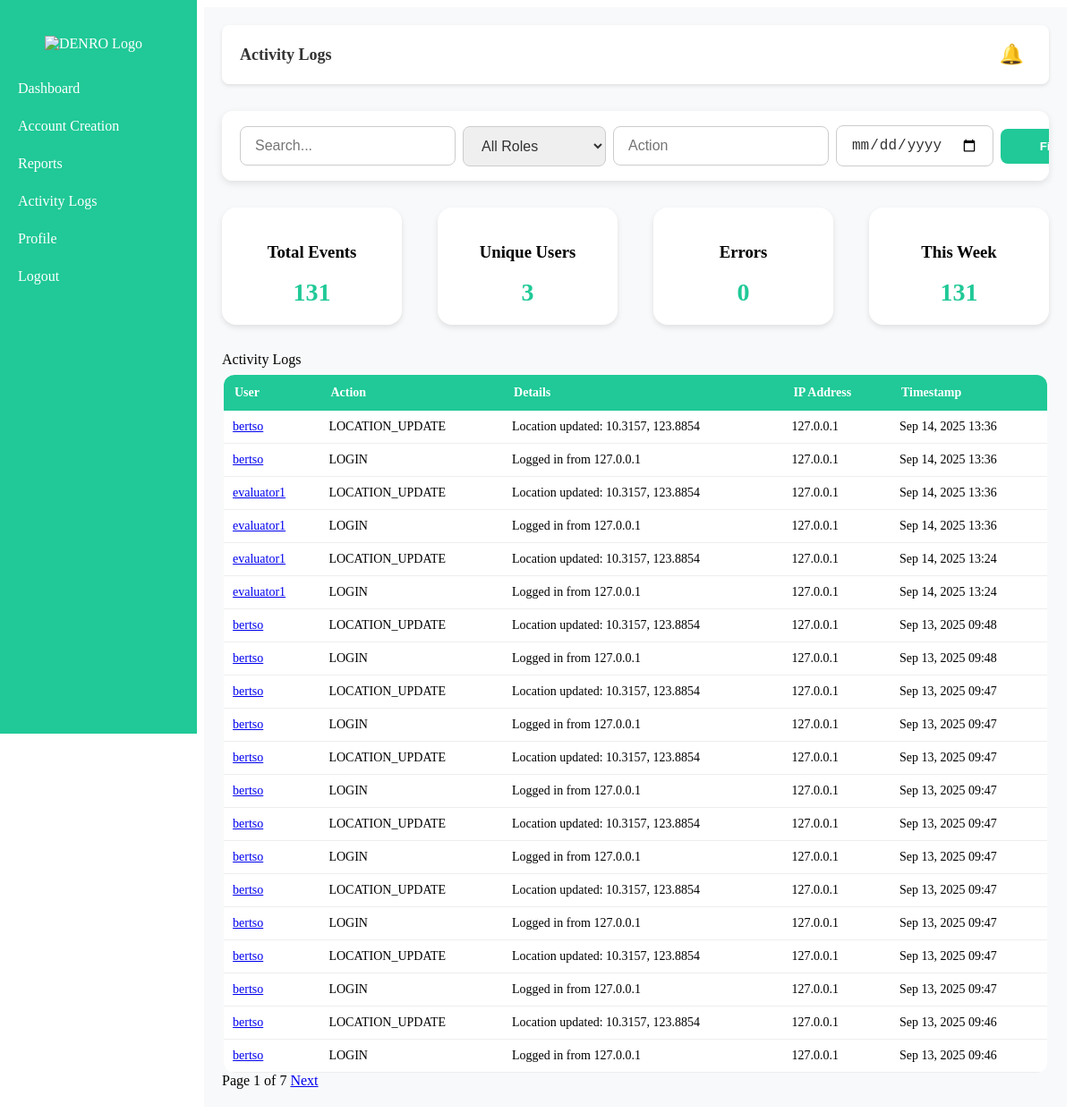
The page /penro/activity-logs/ (signed in) on the database as committed earlier.
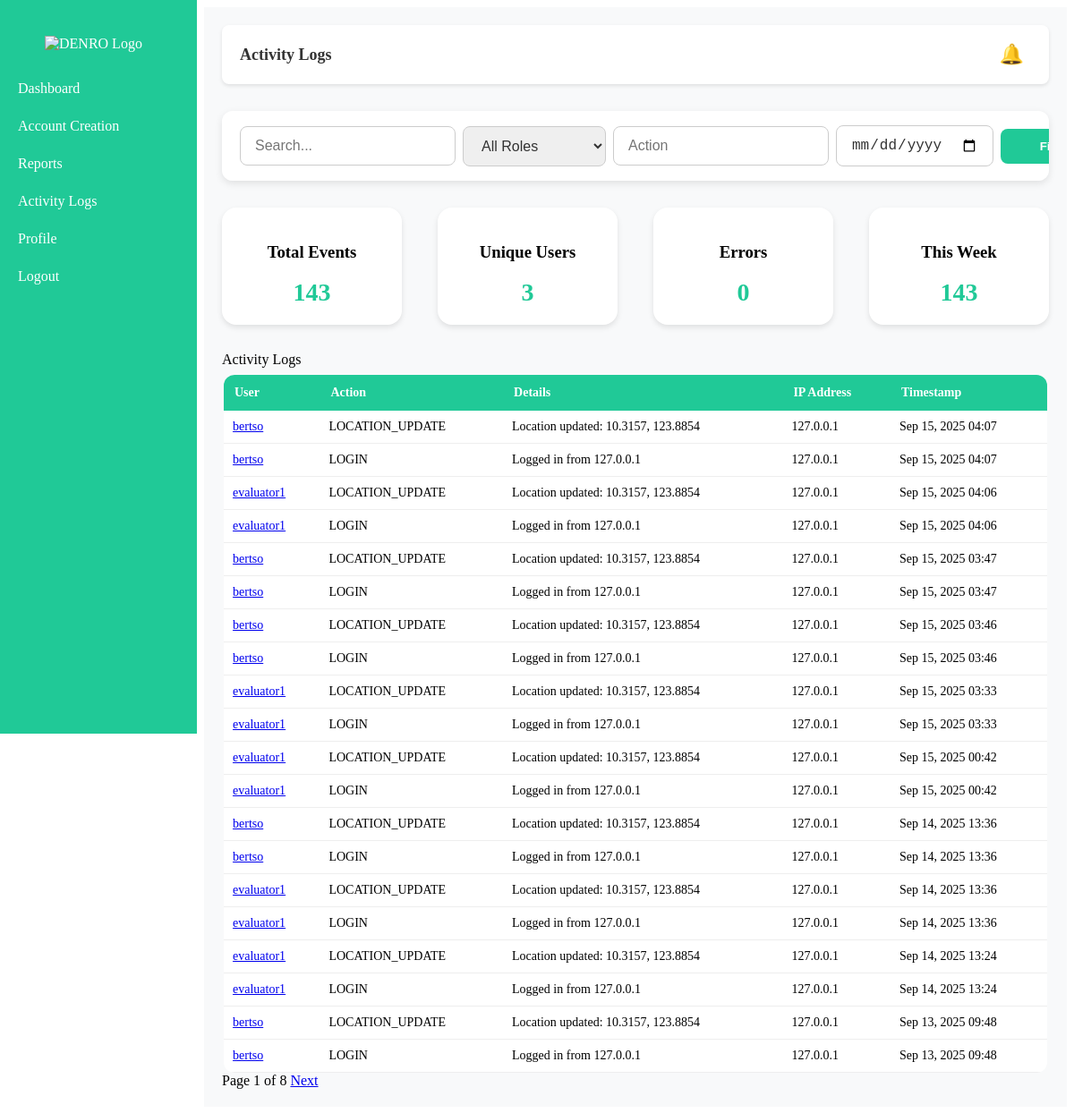
The same page on the database as committed later.
### DENRO/models.py (models this page shows, shortened)
class ActivityLog(models.Model):
    user        = models.ForeignKey(
        settings.AUTH_USER_MODEL,              # ✅ use the string via settings
        on_delete=models.SET_NULL,
        null=True, blank=True,
        related_name="activity_logs",
    )
    action      = models.CharField(max_length=16, choices=ActivityAction.choices)
    details     = models.TextField(blank=True, null=True)
    ip_address  = models.GenericIPAddressField(blank=True, null=True)
    created_at  = models.DateTimeField(auto_now_add=True)
    class Meta:
        ordering = ["-created_at"]
        indexes = [
            models.Index(fields=["-created_at"]),
            models.Index(fields=["action"]),
            models.Index(fields=["user"]),
        ]

class User(AbstractUser):
    class RoleChoices(models.TextChoices):
        SUPER_ADMIN = "SUPER_ADMIN", "Super Admin"
        ADMIN = "ADMIN", "Admin"
        PENRO = "PENRO", "PENRO"
        CENRO = "CENRO", "CENRO"
        EVALUATOR = "EVALUATOR", "Evaluator"
    email = models.EmailField()
    role = models.CharField(
        max_length=20, choices=RoleChoices.choices, default=RoleChoices.ADMIN
    )
    is_approved = models.BooleanField(default=False)
    is_rejected = models.BooleanField(default=False)
    is_deactivated = models.BooleanField(default=False)
    gender = models.CharField(max_length=10, choices=[('Male', 'Male'), ('Female', 'Female')], blank=True, null=True)
    phone_number = models.CharField(max_length=20, blank=True, null=True)
    region = models.CharField(max_length=100, blank=True, null=True)
    profile_pic = models.CharField(max_length=255, blank=True, null=True)
    id_number = models.CharField(max_length=50, blank=True, null=True, unique=True)

### DENRO/views.py (the view)
# urls.py: path("penro/activity-logs/", views.penro_activity_logs, name="penro_activity_logs"),
@login_required
def penro_activity_logs(request):
    notifications, unread_count = get_unread_notifications(request)
    logs_qs = ActivityLog.objects.filter(user__role__in=['CENRO', 'EVALUATOR']).select_related("user").order_by("-created_at")
    q = request.GET.get("q")
    role = request.GET.get("role")
    action = request.GET.get("action")
    dfrom = request.GET.get("from")
    dto = request.GET.get("to")
    if q:
        logs_qs = logs_qs.filter(
            Q(user__username__icontains=q) | Q(details__icontains=q) | Q(action__icontains=q)
        )
    if role:
        logs_qs = logs_qs.filter(user__role=role)
    if action:
        logs_qs = logs_qs.filter(action=action)
    if dfrom:
        logs_qs = logs_qs.filter(created_at__date__gte=dfrom)
    if dto:
        logs_qs = logs_qs.filter(created_at__date__lte=dto)
    paginator = Paginator(logs_qs, 20)
    page_obj = paginator.get_page(request.GET.get("page") or 1)
    metrics = {
        "total_events": logs_qs.count(),
        "unique_users": logs_qs.values("user_id").distinct().count(),
        "errors": logs_qs.filter(action="ERROR").count(),
        "this_week": logs_qs.filter(created_at__gte=now() - timedelta(days=7)).count(),
    }
    total_events_breakdown = dict(logs_qs.values_list("action").annotate(c=Count("id")))
    unique_user_ids = logs_qs.values("user_id").distinct()
    unique_users_breakdown = dict(
        logs_qs.filter(user_id__in=[u["user_id"] for u in unique_user_ids])
        .values_list("action")
        .annotate(c=Count("id"))
    )
    errors_breakdown = dict(
        logs_qs.filter(action="ERROR").values_list("details").annotate(c=Count("id"))
    )
    this_week_qs = logs_qs.filter(created_at__gte=now() - timedelta(days=7))
    this_week_breakdown = dict(this_week_qs.values_list("action").annotate(c=Count("id")))
    context = {
        "logs": page_obj.object_list,
        "page_obj": page_obj,
        "metrics": metrics,
        "action_counts_json": json.dumps(total_events_breakdown),
        "popup_data": {
            "total_events": total_events_breakdown,
            "unique_users": unique_users_breakdown,
            "errors": errors_breakdown,
            "this_week": this_week_breakdown,
        },
        "notifications": notifications,
        "unread_count": unread_count,
    }
    return render(request, "PENRO/PENRO_activitylogs.html", context)

### DENRO/context_processors.py (called while the page is built)
def _normalize_role(raw: Any) -> str:
    if raw is None:
        return ""
    text = str(raw).upper()
    return re.sub(r"[^A-Z]", "", text)

### DENRO/views.py (called while the page is built)
def get_unread_notifications(request):
    notifications = Notification.objects.filter(user=request.user, is_read=False).order_by("-created_at")
    return notifications, notifications.count()

### DENRO/templates/PENRO/PENRO_activitylogs.html (shortened to what this page needs)
{% load static %}
<!DOCTYPE html>
<html lang="en">
<head>
    <link rel="stylesheet" href="{% static 'styles/dashboard.css' %}">
    <link rel="stylesheet" href="{% static 'styles/sidebar.css' %}">
</head>
<body>
    {% include 'includes/sidenav/sidenav_penro.html' %}
    <div class="content">
        <div class="top-bar">
            <h2>Activity Logs</h2>
            <div class="notification">
                <button id="notifBtn" class="bell-btn">
                    🔔
                </button>
            </div>
        </div>
        <div class="filters">
            <form method="get">
                <input type="text" name="q" placeholder="Search..." value="{{ request.GET.q }}">
                <select name="role">
                    <option value="">All Roles</option>
                </select>
                <input type="text" name="action" placeholder="Action" value="{{ request.GET.action }}">
                <input type="date" name="from" value="{{ request.GET.from }}">
                <button type="submit">Filter</button>
            </form>
        </div>
        <div class="cards">
            <div class="card"><h3>Total Events</h3><p>{{ metrics.total_events }}</p></div>
            <div class="card"><h3>Unique Users</h3><p>{{ metrics.unique_users }}</p></div>
            <div class="card"><h3>Errors</h3><p>{{ metrics.errors }}</p></div>
            <div class="card"><h3>This Week</h3><p>{{ metrics.this_week }}</p></div>
        </div>
        <div class="section-title">Activity Logs</div>
        <div class="table-wrap">
            <table>
                <thead>
                    <tr>
                        <th>User</th>
                        <th>Action</th>
                        <th>Details</th>
                        <th>IP Address</th>
                        <th>Timestamp</th>
                    </tr>
                </thead>
                <tbody>
                    {% for log in logs %}
                    <tr>
                        <td>
                            <a href="#" class="user-link" data-user-id="{{ log.user.id }}">
                                {{ log.user.username }}
                            </a>
                        </td>
                        <td>{{ log.action }}</td>
                        <td>{{ log.details }}</td>
                        <td>{{ log.ip_address }}</td>
                        <td>{{ log.created_at|date:"M d, Y H:i" }}</td>
                    </tr>
                    {% empty %}
                    <tr>
                        <td colspan="5">No logs found</td>
                    </tr>
                    {% endfor %}
                </tbody>
            </table>
        </div>
        <div class="pagination">
            <span>Page {{ page_obj.number }} of {{ page_obj.paginator.num_pages }}</span>
            {% if page_obj.has_next %}
                <a href="?page={{ page_obj.next_page_number }}{% for key,value in request.GET.items %}{% if key != 'page' %}&{{ key }}={{ value }}{% endif %}{% endfor %}">Next</a>
            {% endif %}
        </div>
    </div>
</body>
</html>

Rows that differ between the two databases and show on the page:
no longer on this page (row unchanged): ActivityLog: user.username "bertso", action "LOCATION_UPDATE", details "Location updated: 10.3157, 123.8854", ip_address "127.0.0.1", created_at "Sep 13, 2025 09:47"
no longer on this page (row unchanged): ActivityLog: user.username "bertso", action "LOGIN", details "Logged in from 127.0.0.1", ip_address "127.0.0.1", created_at "Sep 13, 2025 09:47"
no longer on this page (row unchanged): ActivityLog: user.username "bertso", action "LOCATION_UPDATE", details "Location updated: 10.3157, 123.8854", ip_address "127.0.0.1", created_at "Sep 13, 2025 09:47"
no longer on this page (row unchanged): ActivityLog: user.username "bertso", action "LOGIN", details "Logged in from 127.0.0.1", ip_address "127.0.0.1", created_at "Sep 13, 2025 09:47"
no longer on this page (row unchanged): ActivityLog: user.username "bertso", action "LOCATION_UPDATE", details "Location updated: 10.3157, 123.8854", ip_address "127.0.0.1", created_at "Sep 13, 2025 09:47"
no longer on this page (row unchanged): ActivityLog: user.username "bertso", action "LOGIN", details "Logged in from 127.0.0.1", ip_address "127.0.0.1", created_at "Sep 13, 2025 09:47"
no longer on this page (row unchanged): ActivityLog: user.username "bertso", action "LOCATION_UPDATE", details "Location updated: 10.3157, 123.8854", ip_address "127.0.0.1", created_at "Sep 13, 2025 09:47"
no longer on this page (row unchanged): ActivityLog: user.username "bertso", action "LOGIN", details "Logged in from 127.0.0.1", ip_address "127.0.0.1", created_at "Sep 13, 2025 09:47"
no longer on this page (row unchanged): ActivityLog: user.username "bertso", action "LOCATION_UPDATE", details "Location updated: 10.3157, 123.8854", ip_address "127.0.0.1", created_at "Sep 13, 2025 09:47"
no longer on this page (row unchanged): ActivityLog: user.username "bertso", action "LOGIN", details "Logged in from 127.0.0.1", ip_address "127.0.0.1", created_at "Sep 13, 2025 09:47"
no longer on this page (row unchanged): ActivityLog: user.username "bertso", action "LOCATION_UPDATE", details "Location updated: 10.3157, 123.8854", ip_address "127.0.0.1", created_at "Sep 13, 2025 09:46"
no longer on this page (row unchanged): ActivityLog: user.username "bertso", action "LOGIN", details "Logged in from 127.0.0.1", ip_address "127.0.0.1", created_at "Sep 13, 2025 09:46"
added ActivityLog: user.username "bertso", action "LOCATION_UPDATE", details "Location updated: 10.3157, 123.8854", ip_address "127.0.0.1", created_at "Sep 15, 2025 04:07"
added ActivityLog: user.username "bertso", action "LOGIN", details "Logged in from 127.0.0.1", ip_address "127.0.0.1", created_at "Sep 15, 2025 04:07"
added ActivityLog: user.username "evaluator1", action "LOCATION_UPDATE", details "Location updated: 10.3157, 123.8854", ip_address "127.0.0.1", created_at "Sep 15, 2025 04:06"
added ActivityLog: user.username "evaluator1", action "LOGIN", details "Logged in from 127.0.0.1", ip_address "127.0.0.1", created_at "Sep 15, 2025 04:06"
added ActivityLog: user.username "bertso", action "LOCATION_UPDATE", details "Location updated: 10.3157, 123.8854", ip_address "127.0.0.1", created_at "Sep 15, 2025 03:47"
added ActivityLog: user.username "bertso", action "LOGIN", details "Logged in from 127.0.0.1", ip_address "127.0.0.1", created_at "Sep 15, 2025 03:47"
added ActivityLog: user.username "bertso", action "LOCATION_UPDATE", details "Location updated: 10.3157, 123.8854", ip_address "127.0.0.1", created_at "Sep 15, 2025 03:46"
added ActivityLog: user.username "bertso", action "LOGIN", details "Logged in from 127.0.0.1", ip_address "127.0.0.1", created_at "Sep 15, 2025 03:46"
added ActivityLog: user.username "evaluator1", action "LOCATION_UPDATE", details "Location updated: 10.3157, 123.8854", ip_address "127.0.0.1", created_at "Sep 15, 2025 03:33"
added ActivityLog: user.username "evaluator1", action "LOGIN", details "Logged in from 127.0.0.1", ip_address "127.0.0.1", created_at "Sep 15, 2025 03:33"
added ActivityLog: user.username "evaluator1", action "LOCATION_UPDATE", details "Location updated: 10.3157, 123.8854", ip_address "127.0.0.1", created_at "Sep 15, 2025 00:42"
added ActivityLog: user.username "evaluator1", action "LOGIN", details "Logged in from 127.0.0.1", ip_address "127.0.0.1", created_at "Sep 15, 2025 00:42"
Other text that changed with them:
{{ metrics.total_events }}: "131" → "143"
{{ metrics.this_week }}: "131" → "143"
{{ page_obj.paginator.num_pages }}: "7" → "8"
